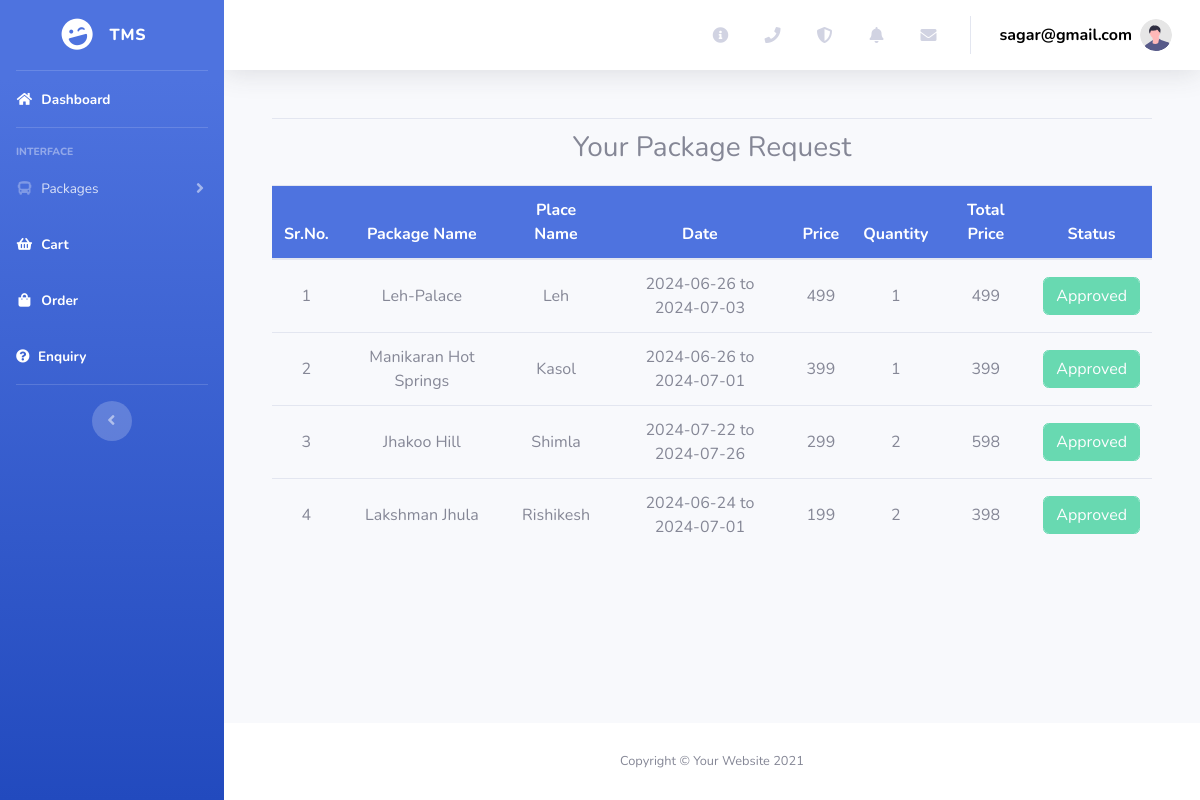
Page /order.php (signed in) on the committed database.
### tables this page shows
CREATE TABLE `cart` (
  `id` int(11) NOT NULL,
  `user_id` varchar(100) NOT NULL,
  `package_id` varchar(100) NOT NULL,
  `from_date` datetime NOT NULL,
  `to_date` datetime NOT NULL,
  `status` varchar(100) NOT NULL,
  `quantity` varchar(100) NOT NULL,
  `created_at` timestamp NOT NULL DEFAULT current_timestamp(),
  `updated_at` timestamp NOT NULL DEFAULT current_timestamp()
);

CREATE TABLE `package` (
  `id` int(11) NOT NULL,
  `package_name` varchar(100) NOT NULL,
  `place_name` varchar(100) NOT NULL,
  `image` varchar(100) NOT NULL,
  `price` varchar(100) NOT NULL,
  `description` longtext NOT NULL,
  `created_at` timestamp NOT NULL DEFAULT current_timestamp(),
  `updated_at` timestamp NOT NULL DEFAULT current_timestamp()
);

### order.php (the view)
<?php
include "designs/header.php";
include "designs/sidebar.php";
?>
<div class="container mt-5">
    <div class="row justify-content-center">
        <div class="table-responsive">
            <div class="col-lg-12">
                <table class="table table-hover table-purple">
                    <thead>
                        <tr>
                            <td colspan="8">
                                <h3>Your Package Request</h3>
                            </td>
                        </tr>
                        <tr align="center">
                            <th>Sr.No.</th>
                            <th>Package Name</th>
                            <th>Place Name</th>
                            <th>Date</th>
                            <th>Price</th>
                            <th>Quantity</th>
                            <th>Total Price</th>
                            <th>Status</th>
                        </tr>
                    </thead>
                    <tbody>
                        <?php
                        $email = $_SESSION['email'];
                        $q = "SELECT cust.id AS CustomerID, p.place_name AS PlaceName, p.package_name AS PackageName, c.from_date AS FromDate, c.to_date AS ToDate,
                                p.price AS Price, c.quantity AS Quantity, p.price * c.quantity AS TotalPrice, COALESCE(b.status, 'no billing') AS BillingStatus,
                                c.status AS CartStatus, c.from_date AS CreatedAt
                            FROM cart c
                                INNER JOIN package p ON c.package_id = p.id
                                INNER JOIN customer_form cust ON c.user_id = cust.email
                                LEFT JOIN billing b ON b.cart_id = c.id AND b.status = 'approved'
                            WHERE c.user_id = '$email' AND c.status = 'approved'
                            ORDER BY b.cart_id DESC";
                        $result = $con->query($q);
                        $s = 1;
                        if ($result->num_rows > 0) {
                            while ($row = $result->fetch_assoc()) {
                                echo "<tr>";
                                echo "<td align='center'>" . $s . "</td>";
                                echo "<td>" . $row['PackageName'] . "</td>";
                                echo "<td>" . $row['PlaceName'] . "</td>";
                                echo "<td>" . date('Y-m-d', strtotime($row['FromDate'])) . " to " . date('Y-m-d', strtotime($row['ToDate'])) . "</td>";
                                echo "<td>" . $row['Price'] . "</td>";
                                echo "<td>" . $row['Quantity'] . "</td>";
                                echo "<td>" . $row['TotalPrice'] . "</td>";
                                echo "<td align='center'>";
                                if ($row['CartStatus'] == 'approved') {
                                    echo "<button type='button' class='btn btn-success form-control form-control-user' disabled>Approved</button>";
                                } elseif ($row['BillingStatus'] == 'pending') {
                                    echo "<button type='button' class='btn btn-primary form-control form-control-user' disabled>Payment....</button>";
                                } elseif ($row['BillingStatus'] == 'approved') {
                                    echo "<button type='button' class='btn btn-success form-control form-control-user' disabled>Approved</button>";
                                }
                                echo "</td>";
                                echo "</tr>";
                                $s++;
                            }
                        } else {
                            echo "<tr><td colspan='8'>No records found.</td></tr>";
                        }
                        ?>
                    </tbody>
                </table>
            </div>
        </div>
    </div>
</div>
<?php
include "designs/footer.php";
?>

### rows in the picture
cart: package.package_name "Leh-Palace", package.place_name "Leh", from_date "2024-06-26", to_date "2024-07-03", package.price "499", quantity "1", TotalPrice "499", status "Approved"
cart: package.package_name "Manikaran Hot Springs", package.place_name "Kasol", from_date "2024-06-26", to_date "2024-07-01", package.price "399", quantity "1", TotalPrice "399", status "Approved"
cart: package.package_name "Jhakoo Hill", package.place_name "Shimla", from_date "2024-07-22", to_date "2024-07-26", package.price "299", quantity "2", TotalPrice "598", status "Approved"
cart: package.package_name "Lakshman Jhula", package.place_name "Rishikesh", from_date "2024-06-24", to_date "2024-07-01", package.price "199", quantity "2", TotalPrice "398", status "Approved"

### other values in the picture
$_SESSION['email'] "sagar@gmail.com"
